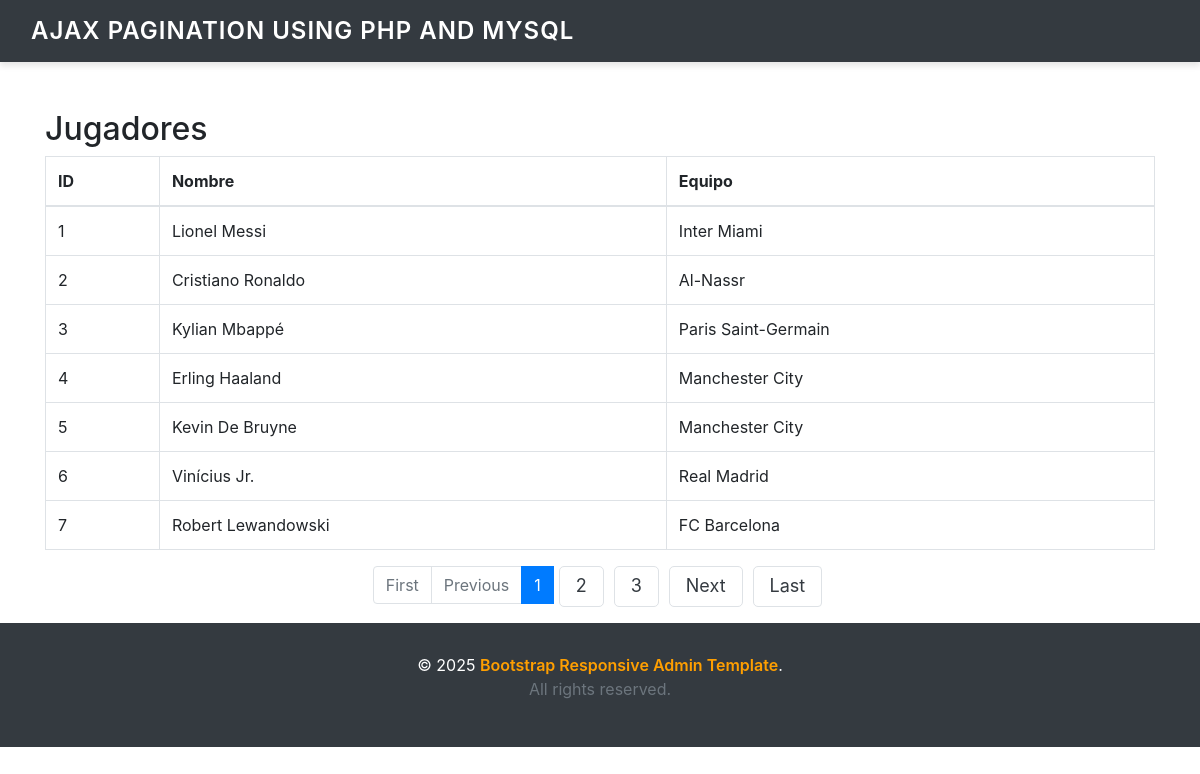
The page / on the database its author committed.
### tables this page shows
CREATE TABLE `jugadores` (
                             `id` INT(11) NOT NULL AUTO_INCREMENT,
                             `nombre` VARCHAR(255) NOT NULL,
                             `equipo` VARCHAR(255) NOT NULL,
                             PRIMARY KEY (`id`)
);

### index.php (the view, shortened to what this page needs)
<?php
include_once("header.php");
include_once("config.php");
$records_per_page = 7;
$page = isset($_GET['page']) ? (int)$_GET['page'] : 1;
$page = $page < 1 ? 1 : $page;
$start_from = ($page - 1) * $records_per_page;
$sql = "SELECT * FROM jugadores LIMIT :start_from, :records_per_page";
$stmt = $conn->prepare($sql);
$stmt->bindValue(':start_from', $start_from, PDO::PARAM_INT);
$stmt->bindValue(':records_per_page', $records_per_page, PDO::PARAM_INT);
$stmt->execute();
$result = $stmt->fetchAll(PDO::FETCH_ASSOC);
$sql = "SELECT COUNT(id) FROM jugadores";
$stmt = $conn->prepare($sql);
$stmt->execute();
$total_records = $stmt->fetchColumn();
$total_pages = ceil($total_records / $records_per_page);
?>
<!DOCTYPE html>
<html lang="en">
<head>
    <link rel="stylesheet" href="https://maxcdn.bootstrapcdn.com/bootstrap/4.5.2/css/bootstrap.min.css">
</head>
<body>
<div class="container">
    <h2 class="mt-5">Jugadores</h2>
    <table class="table table-bordered">
        <thead>
        <tr>
            <th>ID</th>
            <th>Nombre</th>
            <th>Equipo</th>
        </tr>
        </thead>
        <tbody>
        <?php
        if (!empty($result)) {
            foreach ($result as $row) {
                echo "<tr>";
                echo "<td>" . htmlentities($row["id"]) . "</td>";
                echo "<td>" . htmlentities($row["nombre"]) . "</td>";
                echo "<td>" . htmlentities($row["equipo"]) . "</td>";
                echo "</tr>";
            }
        } else {
            echo "<tr><td colspan='3'>0 resultados</td></tr>";
        }
        ?>
        </tbody>
    </table>
    <nav>
        <ul class="pagination justify-content-center">
            <?php if ($page > 1): ?>
                <li class="page-item">
                    <a class="page-link" href="index.php?page=<?php echo 1; ?>">First</a>
                </li>
                <li class="page-item">
                    <a class="page-link" href="index.php?page=<?php echo $page - 1; ?>">Previous</a>
                </li>
            <?php else: ?>
                <li class="page-item disabled"><span class="page-link">First</span></li>
                <li class="page-item disabled"><span class="page-link">Previous</span></li>
            <?php endif; ?>
            <?php
            $adjacents = 2;
            if ($total_pages <= (1 + ($adjacents * 2))) {
                for ($i = 1; $i <= $total_pages; $i++) {
                    if ($i == $page) {
                        echo "<li class='page-item active'><span class='page-link'>$i</span></li>";
                    } else {
                        echo "<li class='page-item'><a class='page-link' href='index.php?page=$i'>$i</a></li>";
                    }
                }
            }
            ?>
            <?php if ($page < $total_pages): ?>
                <li class="page-item">
                    <a class="page-link" href="index.php?page=<?php echo $page + 1; ?>">Next</a>
                </li>
                <li class="page-item">
                    <a class="page-link" href="index.php?page=<?php echo $total_pages; ?>">Last</a>
                </li>
            <?php else: ?>
                <li class="page-item disabled"><span class="page-link">Next</span></li>
                <li class="page-item disabled"><span class="page-link">Last</span></li>
            <?php endif; ?>
        </ul>
    </nav>
</div>
</body>
</html>
<?php include_once("footer.php"); ?>

### header.php (shortened to what this page needs)
<!DOCTYPE html>
<html lang="en">
<head>
    <link href="https://stackpath.bootstrapcdn.com/bootstrap/4.5.2/css/bootstrap.min.css" rel="stylesheet">
    <link href="https://cdnjs.cloudflare.com/ajax/libs/font-awesome/5.15.3/css/all.min.css" rel="stylesheet">
</head>
<body>
<div class="navbar navbar-fixed-top">
    <div class="navbar-inner">
        <div class="container">
            <a class="navbar-brand" href="/#">
                AJAX Pagination Using PHP and MySQL
            </a>
        </div>
    </div>
</div>
</body>
</html>

### footer.php (shortened to what this page needs)
<!DOCTYPE html>
<html lang="en">
<head>
</head>
<body>
<div class="footer">
    <div class="container">
        <p class="mb-0">&copy; 2025 <a href="http://www.egrappler.com/" class="footer-link">Bootstrap Responsive Admin Template</a>.</p>
        <p class="text-muted">All rights reserved.</p>
    </div>
</div>
</body>
</html>

### header.php (style rules this page uses)
body { font-family: 'Open Sans', sans-serif; background-color: #f8f9fa; margin-top: 60px; }
.navbar { background-color: #343a40; padding: 15px 0; box-shadow: 0 4px 6px rgba(0, 0, 0, 0.1); }
.navbar .navbar-brand { color: #ffffff !important; font-size: 24px; font-weight: 600; text-transform: uppercase; letter-spacing: 1px; }
.navbar-inner { padding: 0; }
.navbar a { color: #ffffff !important; text-decoration: none; font-size: 16px; font-weight: 500; }
.pagination .page-item a { color: #343a40; font-size: 18px; padding: 8px 16px; border-radius: 5px; margin: 0 5px; transition: background-color 0.3s; }

### footer.php (style rules this page uses)
.footer { background-color: #343a40; color: white; padding: 30px 0; text-align: center; position: relative; bottom: 0; width: 100%; }
.footer a { color: #ff9f00; text-decoration: none; font-weight: 600; }
.footer .text-muted { color: #b0b0b0; }
.footer .container { max-width: 1200px; margin: 0 auto; padding: 0 15px; }

### rows shown on the page
jugadores: id "1", nombre "Lionel Messi", equipo "Inter Miami"
jugadores: id "2", nombre "Cristiano Ronaldo", equipo "Al-Nassr"
jugadores: id "3", nombre "Kylian Mbappé", equipo "Paris Saint-Germain"
jugadores: id "4", nombre "Erling Haaland", equipo "Manchester City"
jugadores: id "5", nombre "Kevin De Bruyne", equipo "Manchester City"
jugadores: id "6", nombre "Vinícius Jr.", equipo "Real Madrid"
jugadores: id "7", nombre "Robert Lewandowski", equipo "FC Barcelona"
